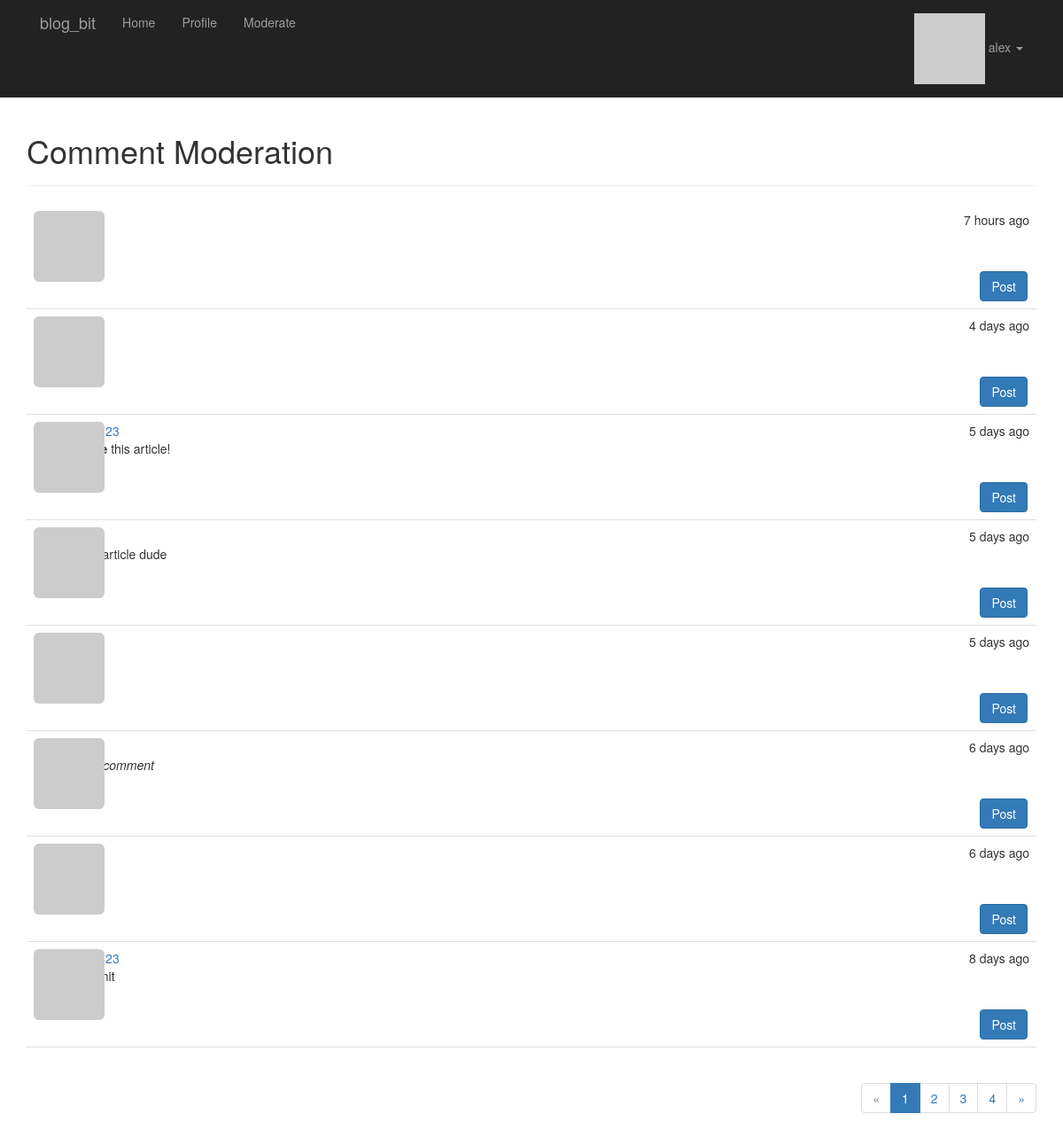
/moderate (signed in), run on the app's committed database.
### app/models/user.py (models this page shows, shortened)
class User(db.Model, UserMixin):
    id = db.Column(db.Integer, primary_key=True)
    username = db.Column(db.String(64), unique=True, index=True)
    name = db.Column(db.String(64))
    about_me = db.Column(db.Text())
    member_since = db.Column(db.DateTime(), default=datetime.utcnow)
    last_seen = db.Column(db.DateTime(), default=datetime.utcnow)
    email = db.Column(db.String(64), unique=True, index=True)
    password_hash = db.Column(db.String(128))
    pfp_hash = db.Column(db.String(32))
    confirmed = db.Column(db.Boolean, default=False)
    role_id = db.Column(db.Integer, db.ForeignKey('role.id'))
    posts = db.relationship('Post', backref='author', lazy='dynamic')
    comments = db.relationship('Comment', backref='author', lazy='dynamic')
    likes = db.relationship('Like', backref='user', lazy='dynamic')
    followed = db.relationship(
        'Follow',
        foreign_keys=[Follow.follower_id],
        backref=db.backref('follower', lazy='joined'),
        lazy='dynamic',
        cascade='all, delete-orphan'
    )
    followers = db.relationship(
        'Follow',
        foreign_keys=[Follow.followed_id],
        backref=db.backref('followed', lazy='joined'),
        lazy='dynamic',
        cascade='all, delete-orphan'
    )
    @property
    def password(self):
        raise AttributeError('Password is not a readable attribute!')
    def can(self, perm):
        return self.role is not None and self.role.has_permission(perm)
    def is_administrator(self):
        return self.can(Permission.ADMIN)
    def is_mod(self):
        return self.can(Permission.MODERATE)
    def ping(self):
        self.last_seen = datetime.utcnow()
        db.session.add(self)
        db.session.commit()
    def get_pfp(self, size=100, image_gen='retro'):
        url = 'https://secure.gravatar.com/avatar'
        return f'{url}/{self.pfp_hash}?s={size}&d={image_gen}&r=g'

### app/models/comment.py (models this page shows, shortened)
class Comment(db.Model):
    id = db.Column(db.Integer, primary_key=True)
    body = db.Column(db.Text)
    body_html = db.Column(db.Text)
    timestamp = db.Column(db.DateTime, index=True, default=datetime.utcnow)
    disabled = db.Column(db.Boolean)
    author_id = db.Column(db.Integer, db.ForeignKey('user.id'))
    post_id = db.Column(db.Integer, db.ForeignKey('post.id'))

### app/main/moderation_views.py (the view)
@main.route('/moderate')
@login_required
@permission_required(Permission.MODERATE)
def moderate():
    page = request.args.get('page', default=1, type=int)
    pagination = Comment.query.order_by(Comment.timestamp.desc()).paginate(
        page=page,
        per_page=current_app.config['COMMENTS_PER_PAGE']
    )
    comments = pagination.items
    return render_template('main/moderate.html', comments=comments, page=page, pagination=pagination)

### app/auth/views.py (called while the page is built)
@auth.before_app_request
def before_request():
    current_user = flask_login.current_user
    if current_user.is_authenticated:
        current_user.ping()  # updating user last time seen property
        if not current_user.confirmed \
                and flask.request.blueprint != 'auth' \
                and flask.request.endpoint != 'static':
            return flask.redirect(flask.url_for('auth.unconfirmed'))

### app/login.py (called while the page is built)
@login_manager.user_loader
def load_user(user_id):
    return User.query.get(int(user_id))

### app/main/main_views.py (called while the page is built)
@main.after_app_request
def after_request(response):
    for query in get_recorded_queries():
        if query.end_time >= current_app.config['SLOW_QUERY_TIME']:
            current_app.logger.warning('Slow query: %s\nParameters: %s\nDuration: %fs\nContext: %s\n' %
                                       (query.statement, query.parameters, query.duration,
                                        query.location))
    return response

### app/models/role.py (called while the page is built)
    def has_permission(self, perm):
        return self.permissions & perm == perm

### blog_bit.py (called while the page is built)
@app.context_processor
def inject_permissions():
    return dict(Permission=Permission)  # to use permission in templates

### app/templates/main/moderate.html (shortened to what this page needs)
{% extends 'base.html' %}
{% import 'main/components/_pagination_macros.html' as page_macros %}
{% block page_header %}
    <h1>Comment Moderation</h1>
{% endblock %}
{% block page_content %}
    {% set moderate = True %}
    {% include 'main/components/_comments.html' %}
    <div class="pagination">
        {{ page_macros.pagination_widget(pagination, endpoint='.moderate') }}
    </div>
{% endblock %}

### app/templates/base.html (shortened to what this page needs)
{% extends 'bootstrap/base.html' %}
{% block head %}
    {{ super() }}
    <link rel="stylesheet" type="text/css" href="{{ url_for('static', filename='styles.css') }}">
{% endblock %}
{% block navbar %}
    <div class="navbar-inverse">
        <div class="container">
            <div class="navbar-header">
                <a class="navbar-brand" href={{ url_for('main.welcome') }}>blog_bit</a>
            </div>
            <div class="navbar-collapse collapse">
                <ul class="nav navbar-nav">
                    <li><a href={{ url_for('main.welcome') }}>Home</a></li>
                    {% if current_user.is_authenticated %}
                        <li><a href={{ url_for('main.profile', username=current_user.username) }}>Profile</a></li>
                    {% endif %}
                    {% if current_user.can(Permission.MODERATE) %}
                        <li><a href={{ url_for('main.moderate') }}>Moderate</a></li>
                    {% endif %}
                </ul>
                <ul class="nav navbar-nav navbar-right">
                    {% if current_user.is_authenticated %}
                        <li class="dropdown">
                            <a href="#" class="dropdown-toggle" data-toggle="dropdown">
                                <img src="{{ current_user.get_pfp(size=16) }}" alt="{{ current_user.username }} profile picture">
                                {{ current_user.username }}
                                <b class="caret"></b>
                            </a>
                        </li>
                    {% else %}
                        <li><a href={{ url_for('auth.login') }}>Login</a></li>
                    {% endif %}
                </ul>
            </div>
        </div>
    </div>
{% endblock %}
{% block content %}
    <div class="container">
        <div class="page-header">
            {% block page_header %}{% endblock %}
        </div>
        {% block page_content %}{% endblock %}
    </div>
{% endblock %}

### app/templates/main/components/_comments.html (shortened to what this page needs)
<ul class="posts" id="comments">
    {% for comment in comments %}
        <li class="post">
            <div class="profile-thumbnail">
                <a href="{{ url_for('main.profile', username=comment.author.username) }}">
                    <img class="img-rounded profile-thumbnail"
                         src="{{ comment.author.get_pfp(size=40) }}"
                         alt="{{ comment.author.username }} profile picture">
                </a>
            </div>
            <div class="post-date">{{ moment(comment.timestamp).fromNow() }}</div>
            <div class="post-author">
                <a href="{{ url_for('main.profile', username=comment.author.username) }}">
                </a>
            </div>
            <div class="post-content">
                {% if current_user.is_mod() or not comment.disabled %}
                    {{ comment.body_html | safe }}
                {% endif %}
            </div>
            {% if current_user.is_mod() and moderate %}
                <div class="post-footer">
                    <a class="btn btn-primary" href="{{ url_for('main.post', id=comment.post_id) }}#comments">
                        Post
                    </a>
                </div>
            {% endif %}
        </li>
    {% endfor %}
</ul>

### app/static/styles.css (style rules this page uses)
.profile-thumbnail { position: absolute; }
ul.posts { list-style-type: none; padding: 0px; margin: 16px 0px 0px 0px; }
ul.posts li.post { padding: 8px; border-bottom: 1px solid #e0e0e0; }
div.post-date { float: right; }
div.post-author { margin-left: 48px; }
div.post-content { margin-left: 48px; min-height: 48px; }
div.post-footer { text-align: right; }
div.post-footer * { margin-left: 2px; }
div.pagination { float: right; }

### data on the page
User: username "alex"
Comment: timestamp "7 hours ago"
Comment: timestamp "4 days ago"
Comment: timestamp "5 days ago", body_html "this article!"
Comment: timestamp "5 days ago", body_html "nice article dude"
Comment: timestamp "5 days ago"
Comment: timestamp "6 days ago", body_html "This comment"
Comment: timestamp "6 days ago"
Comment: timestamp "8 days ago"

### other printed values
{{ page }} "1" "2" "3" "4"
